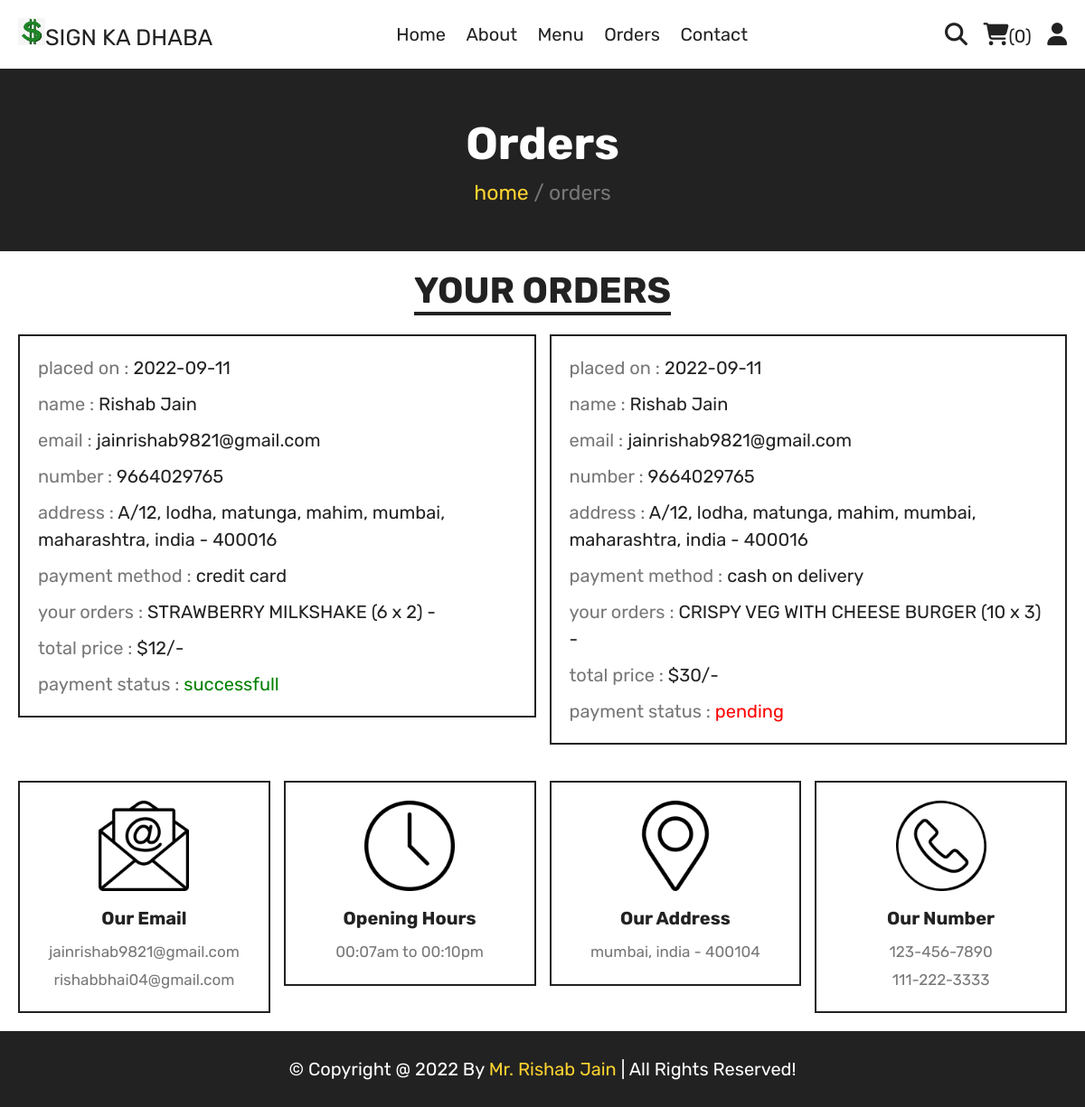
Screenshot of /order.php (signed in) with the database file from the repository.
### tables this page shows
CREATE TABLE `orders` (
  `id` int(100) NOT NULL,
  `user_id` int(100) NOT NULL,
  `name` varchar(500) NOT NULL,
  `number` varchar(10) NOT NULL,
  `email` varchar(500) NOT NULL,
  `method` varchar(500) NOT NULL,
  `address` varchar(500) NOT NULL,
  `total_product` varchar(500) NOT NULL,
  `total_price` int(100) NOT NULL,
  `placed_on` date NOT NULL DEFAULT current_timestamp(),
  `payment_status` varchar(100) NOT NULL
);

### order.php (the view, shortened to what this page needs)
<?php
include 'components/connect.php';
if(isset($_SESSION['user_id'])){
   $user_id = $_SESSION['user_id'];
}else{
   $user_id = '';
   header('location:home.php');
};
?>
<!DOCTYPE html>
<html lang="en">
<head>
   <link rel="stylesheet" href="https://cdnjs.cloudflare.com/ajax/libs/font-awesome/6.1.1/css/all.min.css">
   <link rel="stylesheet" href="css/style.css">
</head>
<body>
<?php include 'components/user_header.php'; ?>
<div class="heading">
   <h3>orders</h3>
   <p><a href="home.php">home</a> <span> / orders</span></p>
</div>
<section class="orders">
   <h1 class="title">your orders</h1>
   <div class="box-container">
   <?php
      if($user_id == ''){
         echo '<p class="empty">please login to see your orders</p>';
      }else{
         $select_orders = $conn->prepare("SELECT * FROM `orders` WHERE user_id = ?");
         $select_orders->execute([$user_id]);
         if($select_orders->rowCount() > 0){
            while($fetch_orders = $select_orders->fetch(PDO::FETCH_ASSOC)){
   ?>
   <div class="box">
      <p>placed on : <span><?= $fetch_orders['placed_on']; ?></span></p>
      <p>name : <span><?= $fetch_orders['name']; ?></span></p>
      <p>email : <span><?= $fetch_orders['email']; ?></span></p>
      <p>number : <span><?= $fetch_orders['number']; ?></span></p>
      <p>address : <span><?= $fetch_orders['address']; ?></span></p>
      <p>payment method : <span><?= $fetch_orders['method']; ?></span></p>
      <p>your orders : <span><?= $fetch_orders['total_product']; ?></span></p>
      <p>total price : <span>$<?= $fetch_orders['total_price']; ?>/-</span></p>
      <p> payment status : <span style="color:<?php if($fetch_orders['payment_status'] == 'pending'){ echo 'red'; }else{ echo 'green'; }; ?>"><?= $fetch_orders['payment_status']; ?></span> </p>
   </div>
   <?php
      }
      }else{
         echo '<p class="empty">no orders placed yet!</p>';
      }
      }
   ?>
   </div>
</section>
<?php include 'components/footer.php'; ?>
</body>
</html>

### components/user_header.php (shortened to what this page needs)
<header class="header">
   <section class="flex">
      <a href="home.php" class="logo"><img src = "images/dollar.png" width = "30" height = "30" alt="">SIGN KA DHABA</a>
      <nav class="navbar">
         <a href="home.php">Home</a>
         <a href="about.php">About</a>
         <a href="menu.php">Menu</a>
         <a href="order.php">Orders</a>
         <a href="contact.php">Contact</a>
      </nav>
      <div class="icons">
         <?php
            $count_cart_items = $conn->prepare("SELECT * FROM `cart` WHERE user_id = ?");
            $count_cart_items->execute([$user_id]);
            $total_cart_items = $count_cart_items->rowCount();
         ?>
         <a href="search.php"><i class="fas fa-search"></i></a>
         <a href="cart.php"><i class="fas fa-shopping-cart"></i><span>(<?= $total_cart_items; ?>)</span></a>
         <div id="user-btn" class="fas fa-user"></div>
      </div>
   </section>
</header>

### components/footer.php (shortened to what this page needs)
<html>
   <head>
        <link rel="stylesheet" href="https://unpkg.com/swiper@8/swiper-bundle.min.css" />
        <link rel="stylesheet" href="css/style.css">
   </head>
   <body>
<footer class="footer">
   <section class="grid">
      <div class="box">
         <img src="images/email-icon.png" alt="">
         <h3>our email</h3>
         <a href="mailto:shaikhanas@gmail.com">jainrishab9821@gmail.com</a>
         <a href="mailto:anasbhai@gmail.com">rishabbhai04@gmail.com</a>
      </div>
      <div class="box">
         <img src="images/clock-icon.png" alt="">
         <h3>opening hours</h3>
         <p>00:07am to 00:10pm</p>
      </div>
      <div class="box">
         <img src="images/map-icon.png" alt="">
         <h3>our address</h3>
         <a href="#">mumbai, india - 400104</a>
      </div>
      <div class="box">
         <img src="images/phone-icon.png" alt="">
         <h3>our number</h3>
         <a href="tel:1234567890">123-456-7890</a>
         <a href="tel:1112223333">111-222-3333</a>
      </div>
   </section>
   <div class="credit">&copy; copyright @ <?= date('Y'); ?> by <span>mr. Rishab Jain</span> | all rights reserved!</div>
</footer>
</body>
</html>

### css/style.css (style rules this page uses)
:root { --yellow:#fed330; --red:#e74c3c; --white:#fff; --black:#222; --light-color:#777; --border:.2rem solid var(--black); }
* { font-family: 'Rubik', sans-serif; margin:0; padding:0; box-sizing: border-box; outline: none; border: none; text-decoration: none; }
html { font-size: 62.5%; overflow-x: hidden; scroll-behavior: smooth; stop-opacity: 7rem; }
section { margin:0 auto; max-width: 1200px; padding:2rem; }
.title { text-align: center; margin-bottom: 2.5rem; font-size: 4rem; color:var(--black); text-transform: uppercase; text-decoration: underline; text-underline-offset: 1rem; }
.heading { display: flex; align-items: center; justify-content: center; gap:1rem; flex-flow: column; background-color: var(--black); min-height: 20rem; }
.heading h3 { font-size: 5rem; color:var(--white); text-transform: capitalize; }
.heading p { font-size: 2.3rem; color:var(--light-color); }
.heading p a { color:var(--yellow); }
.header { position: sticky; top:0; left:0; right:0; z-index: 1000; background-color: var(--white); border-bottom: var(--border); }
.header .flex { display: flex; align-items: center; justify-content: space-between; position: relative; }
.header .flex .logo { font-size: 2.5rem; color:var(--black); }
.header .flex .navbar a { font-size: 2rem; color:var(--black); margin:0 1rem; }
.header .flex .icons > * { margin-left: 1.5rem; font-size: 2.5rem; color:var(--black); cursor: pointer; }
.header .flex .icons span { font-size: 2rem; }
.orders .box-container { display: flex; flex-wrap: wrap; gap:1.5rem; align-items: flex-start; }
.orders .box-container .box { padding:1rem 2rem; border:var(--border); flex:1 1 40rem; }
.orders .box-container .box p { line-height: 1.5; margin:1rem 0; font-size: 2rem; color:var(--light-color); }
.orders .box-container .box p span { color:var(--black); }
.footer .credit { background-color: var(--black); text-align: center; padding:3rem 2rem; font-size: 2rem; color:var(--white); }
.footer .credit span { color:var(--yellow); }
.footer .grid { display: grid; grid-template-columns: repeat(auto-fit, minmax(27rem, 1fr)); gap:1.5rem; align-items: flex-start; }
.footer .grid .box { border:var(--border); padding:2rem; text-align: center; }
.footer .grid .box img { height: 10rem; width: 100%; object-fit: contain; margin-bottom: .5rem; }
.footer .grid .box h3 { margin:1rem 0; font-size: 2rem; color:var(--black); text-transform: capitalize; }
.footer .grid .box p, .footer .grid .box a { display: block; font-size: 1.7rem; color:var(--light-color); line-height: 1.8; }
.credit { padding:3rem 2rem; text-align: center; background-color: var(--black); color:var(--white); font-size: 2rem; text-transform: capitalize; }
.credit span { color:var(--yellow); }

### rows the page displays
orders: placed_on "2022-09-11", name "Rishab Jain", email "jainrishab9821@gmail.com", number "9664029765", address "A/12, lodha, matunga, mahim, mumbai, maharashtra, india - 400016", method "credit card", total_product "STRAWBERRY MILKSHAKE (6 x 2) -", total_price "12", payment_status "successfull"
orders: placed_on "2022-09-11", name "Rishab Jain", email "jainrishab9821@gmail.com", number "9664029765", address "A/12, lodha, matunga, mahim, mumbai, maharashtra, india - 400016", method "cash on delivery", total_product "CRISPY VEG WITH CHEESE BURGER (10 x 3) -", total_price "30", payment_status "pending"

### other values shown
$total_cart_items "0"
